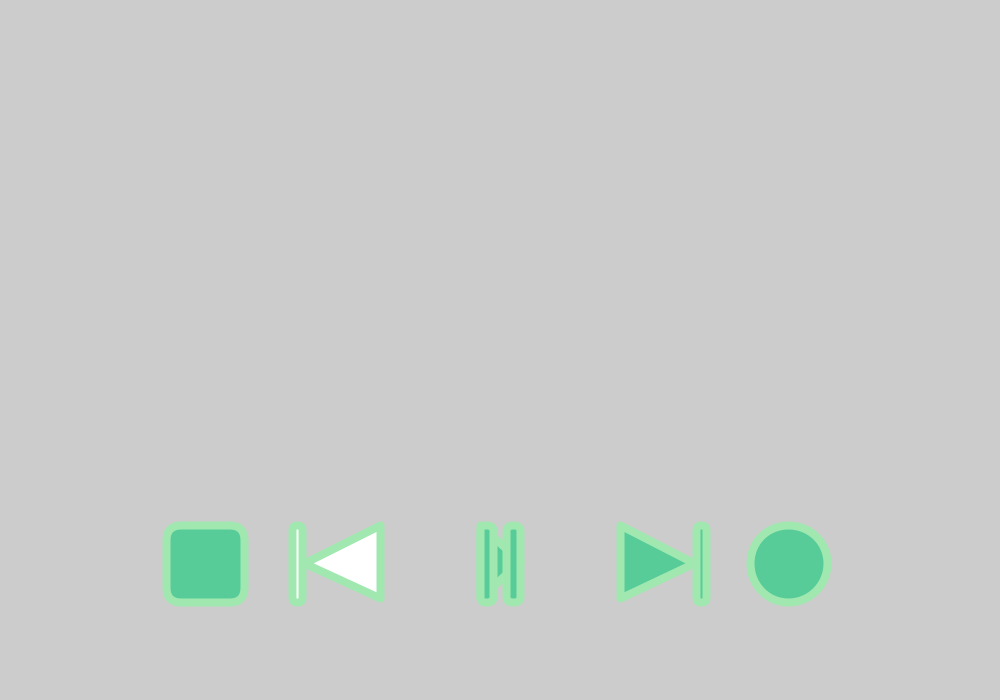
Frame 1 (no input)
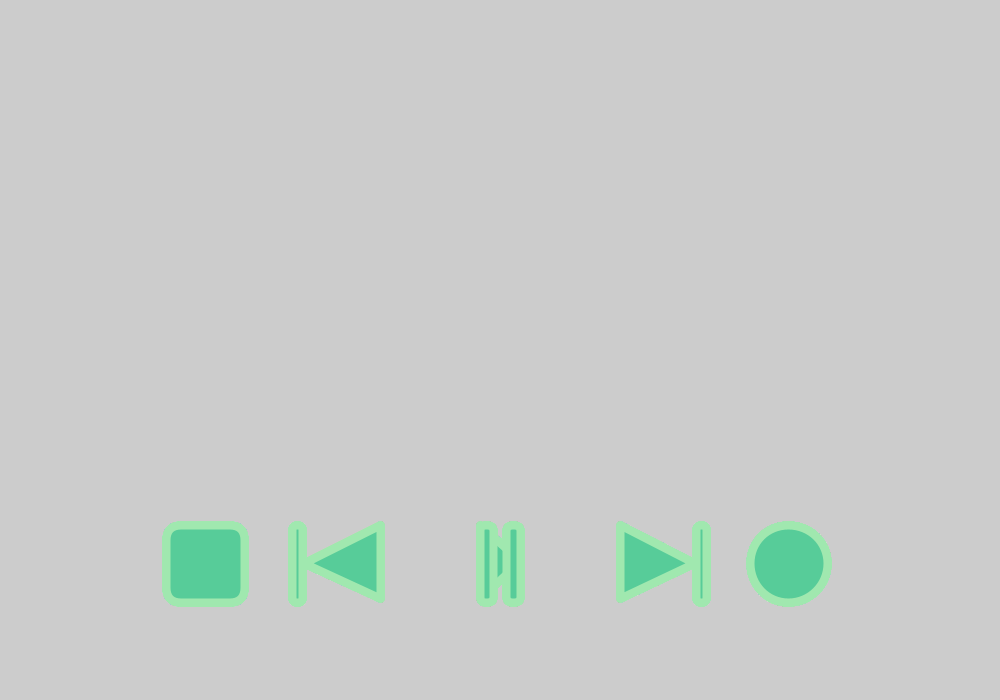
Frame 60 (the mouse pressed at the canvas centre just before this capture)
Frame 120 (the mouse held since frame 60 and released just before this capture): identical to frame 60, image omitted

The Processing sketch that drew these frames (run headless with seeded random() and noise(); from frame 60 on, the mouse is pressed at the canvas centre):

// Processing sketch: sketch_230209a
// ── sketch_230209a.pde

void setup() {
  strokeWeight(8);
  strokeJoin(ROUND);
  stroke(#a0e8af);
  size(1000,700); //width, height
  float pauseStartDrawX = width * 5/10;
  float pauseStartDrawY = height * 15/20;
  pauseScaleWidth = 1.0/75.0;
  pauseScaleHeight = 1.0/9.0;
  pauseWidth = width * pauseScaleWidth;
  pauseX1 = pauseStartDrawX - pauseWidth - pauseWidth*1/2;
  pauseY1 = pauseStartDrawY;
  pauseX2 = pauseStartDrawX + pauseWidth*1/2;
  pauseY2 = pauseStartDrawY;
  pauseHeight = height * pauseScaleHeight;
  //
  
  stopX = pauseStartDrawX * 10/30;
  stopY = pauseY1 ;
  stopW = pauseHeight ;
  stopH = pauseHeight ;
  //
  SBBX1 = pauseStartDrawX * 19/25;
  SBBY1 = pauseStartDrawY;
  SBBX2 = SBBX1;
  SBBY2 = pauseStartDrawY * 11.4/10;
  SBBX3 = SBBX1 * 20/25;
  SBBY3 = SBBY1 * 4.29/4;
  //
  SW = width * 0.2/20.0;
  BRX1 = pauseStartDrawX * 14.6/25;
  BRY2 = pauseStartDrawY;
  BRW = SW;
  BRH = pauseHeight;
  //
  LBX1 = pauseStartDrawX * 45/30;
  LBY1 = pauseStartDrawY;
  LBW = pauseHeight;
  LBH = pauseHeight;
  //
  SFBX1 = pauseStartDrawX * 31/25 ;
  SFBY1 = pauseStartDrawY ;
  SFBX2 = SFBX1 ;
  SFBY2 = pauseStartDrawY * 11.4/10 ;
  SFBX3 = SFBX1 * 28/25;
  SFBY3 = SFBY1 * 4.29/4;
  //
  FRX1 = SFBX1 * 28.1/25;
  FRY1 = pauseStartDrawY;
  FRW = SW;
  FRH = pauseHeight;
  //
  PBX1 = pauseX1;
  PBY1 = pauseY1;
  PBX2 = pauseStartDrawX * 5.2/5 ;
  PBY2 = pauseStartDrawY * 5.35/5 ;
  PBX3 = pauseX1 ;
  PBY3 = pauseY1 * 5.7/5;
}//End setup
//
void draw() {
  drawSkipBackButton();
  drawStopButton();
  drawLoopButton();
  drawPlayButton();
  drawSkipForwardButton();
  rect( pauseX1, pauseY1, pauseWidth, pauseHeight, 41);
  rect( pauseX2, pauseY2, pauseWidth, pauseHeight, 41);
  //
  
}//End draw
//
void keyPressed() {}//End keyPressed
//
void mousePressed() {}//End mousePressed
//
//End MAIN Program (Driver)

// ── music_player_buttons.pde
//global variables\\
float pauseX1, pauseY1, pauseX2, pauseY2, pauseWidth, pauseHeight;
float pauseScaleWidth, pauseScaleHeight;
float stopX, stopY, stopW, stopH;
color resetcolourNight=#FFFF4B, black=#000000, lightgreen=#57CC99;//night mode friendly
color resetcolourDay=#FFFFFF;
float SBBX1, SBBY1, SBBX2, SBBY2, SBBX3, SBBY3, BRX1, BRY2, BRW, BRH;
float SW;
float LBX1, LBY1, LBW, LBH, SW2;
float SFBX1, SFBY1, SFBX2, SFBY2, SFBX3, SFBY3, FRX1, FRY1, FRW, FRH ;
float PBX1, PBY1, PBX2, PBY2, PBX3, PBY3;
//
void drawMusicButtons() {
  drawPlayButton();
  drawLoopButton();
  drawSkipBackButton();
  drawPausebutton();
  drawStopButton();
  drawSkipForwardButton();
}

//
void drawPausebutton() {
  fill(lightgreen);
  rect( pauseX1, pauseY1, pauseWidth, pauseHeight );
  rect( pauseX2, pauseY2, pauseWidth, pauseHeight );
}
//
void drawStopButton() {
  fill( #57CC99 );
  rect(stopX, stopY, stopW, stopH,15);
}//end 
//
void drawSkipBackButton(){
  triangle(SBBX1, SBBY1, SBBX2, SBBY2, SBBX3, SBBY3);
  rect(BRX1, BRY2, BRW, BRH, 41);
}
//
void drawLoopButton() {
  ellipseMode(CORNER);
  ellipse(LBX1, LBY1, LBW, LBH);
  ellipseMode(CENTER);
}
//
void drawSkipForwardButton() {
  triangle(SFBX1, SFBY1, SFBX2, SFBY2, SFBX3, SFBY3);
  rect(FRX1, FRY1, FRW, FRH, 41);
}
//
void drawPlayButton() {
triangle(PBX1, PBY1,PBX2, PBY2,PBX3, PBY3);
}
